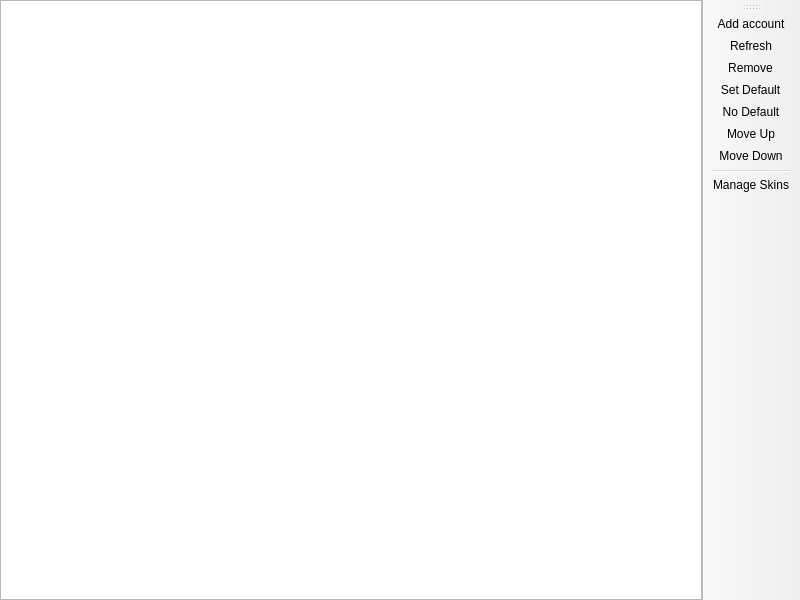
<?xml version="1.0" encoding="UTF-8"?>
<ui version="4.0">
 <class>AccountListPage</class>
 <widget class="QMainWindow" name="AccountListPage">
  <property name="geometry">
   <rect>
    <x>0</x>
    <y>0</y>
    <width>800</width>
    <height>600</height>
   </rect>
  </property>
  <widget class="QWidget" name="centralwidget">
   <layout class="QHBoxLayout" name="horizontalLayout">
    <property name="leftMargin">
     <number>0</number>
    </property>
    <property name="topMargin">
     <number>0</number>
    </property>
    <property name="rightMargin">
     <number>0</number>
    </property>
    <property name="bottomMargin">
     <number>0</number>
    </property>
    <item>
     <widget class="VersionListView" name="listView">
      <property name="alternatingRowColors">
       <bool>true</bool>
      </property>
      <property name="rootIsDecorated">
       <bool>false</bool>
      </property>
      <property name="itemsExpandable">
       <bool>false</bool>
      </property>
      <property name="allColumnsShowFocus">
       <bool>true</bool>
      </property>
      <attribute name="headerStretchLastSection">
       <bool>false</bool>
      </attribute>
     </widget>
    </item>
   </layout>
  </widget>
  <widget class="WideBar" name="toolBar">
   <attribute name="toolBarArea">
    <enum>RightToolBarArea</enum>
   </attribute>
   <attribute name="toolBarBreak">
    <bool>false</bool>
   </attribute>
   <addaction name="actionAddAccount"/>
   <addaction name="actionRefresh"/>
   <addaction name="actionRemove"/>
   <addaction name="actionSetDefault"/>
   <addaction name="actionNoDefault"/>
   <addaction name="actionMoveUp"/>
   <addaction name="actionMoveDown"/>
   <addaction name="separator"/>
   <addaction name="actionManageSkins"/>
  </widget>
  <action name="actionSetDefault">
   <property name="text">
    <string>&amp;Set Default</string>
   </property>
  </action>
  <action name="actionNoDefault">
   <property name="checkable">
    <bool>true</bool>
   </property>
   <property name="text">
    <string>&amp;No Default</string>
   </property>
  </action>
  <action name="actionManageSkins">
   <property name="text">
    <string>&amp;Manage Skins</string>
   </property>
   <property name="toolTip">
    <string>Manage Skins</string>
   </property>
  </action>
  <action name="actionAddAccount">
   <property name="text">
    <string>&amp;Add account</string>
   </property>
   <property name="toolTip">
    <string>Add a Microsoft, Ely.by or offline account</string>
   </property>
  </action>
  <action name="actionRefresh">
   <property name="text">
    <string>&amp;Refresh</string>
   </property>
   <property name="toolTip">
    <string>Refresh the account tokens</string>
   </property>
  </action>
  <action name="actionRemove">
   <property name="text">
    <string>Remo&amp;ve</string>
   </property>
  </action>
  <action name="actionMoveUp">
   <property name="text">
    <string>Move &amp;Up</string>
   </property>
  </action>
  <action name="actionMoveDown">
   <property name="text">
    <string>Move &amp;Down</string>
   </property>
  </action>
 </widget>
 <customwidgets>
  <customwidget>
   <class>VersionListView</class>
   <extends>QTreeView</extends>
   <header>ui/widgets/VersionListView.h</header>
  </customwidget>
  <customwidget>
   <class>WideBar</class>
   <extends>QToolBar</extends>
   <header>ui/widgets/WideBar.h</header>
  </customwidget>
 </customwidgets>
 <resources/>
 <connections/>
</ui>
